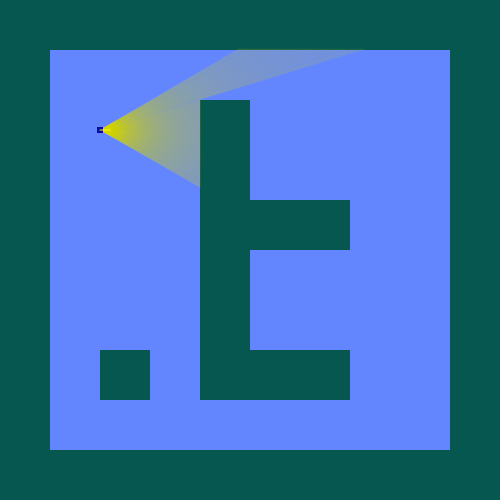
Frame 1 (no input)
Frame 60 (no input): identical to frame 1, image omitted
Frame 120 (the mouse pressed at the canvas centre since frame 60): identical to frame 1, image omitted

The p5.js sketch that drew this single still picture (run headless with seeded random() and noise() and a simulated clock; from frame 60 on, the mouse is pressed at the canvas centre):

// p5.js sketch
// ── sketch.js
var ctx;
var canvas;
var FPS = 50;
var FOV = 60;

var tileH = 500;
var distanceToProyectionPlane;

var scene;
var player;

//Matriz Nivel 1

var nivel_1 = [
  [1, 1, 1, 1, 1, 1, 1, 1, 1, 1],
  [1, 0, 0, 0, 0, 0, 0, 0, 0, 1],
  [1, 0, 0, 0, 1, 0, 0, 0, 0, 1],
  [1, 0, 0, 0, 1, 0, 0, 0, 0, 1],
  [1, 0, 0, 0, 1, 1, 1, 0, 0, 1],
  [1, 0, 0, 0, 1, 0, 0, 0, 0, 1],
  [1, 0, 0, 0, 1, 0, 0, 0, 0, 1],
  [1, 0, 1, 0, 1, 1, 1, 0, 0, 1],
  [1, 0, 0, 0, 0, 0, 0, 0, 0, 1],
  [1, 1, 1, 1, 1, 1, 1, 1, 1, 1],
]

function setup() {
  createCanvas(500, 500);
  canvas = createGraphics(width, height);
  frameRate(FPS);
  distanceToProyectionPlane = (canvas.width / 2) / tan(FOV / 2);

  scene = new Level(canvas, nivel_1)
  player = new Player(canvas, scene, 100, 130, FOV);
}

function draw() {
  canvas.background(255);
  // canvas.clear()
  scene.draw()
  player.draw()
  image(canvas, 0, 0);
}

function keyReleased() {
  if (key == 'w' || key == 's') {
    player.movingReleased()
  }
  if (key == 'a' || key == 'd') {
    player.spinReleased()
  }
}

function normalizeAngle(angle) {
  angle = angle % (2 * PI);

  if (angle < 0) {
    angle = angle + (2 * PI);
  }

  return angle
}

function distanceBetweenPoints(x1, y1, x2, y2) {
  return sqrt((x2 - x1) * (x2 - x1) + (y2 - y1) * (y2 - y1))
}

function degreesToRad(angle) {
  angle = angle * (PI / 180)
  return angle
}

// ================================== Level ==================================

var wallColor = '#065750';
var floorColor = '#6386FF';


class Level {
  constructor(canvas, arr) {
    this.canvas = canvas;
    this.arr = arr

    // dimensiones matriz del nivel
    this.width = this.arr[0].length;
    this.height = this.arr.length;


    // dimensiones de cada tile

    this.widthT = parseInt(this.canvas.height / this.width);
    this.heightT = parseInt(this.canvas.height / this.height);
  }


  draw() {
    let color;

    for (let y = 0; y < this.height; y++) {
      for (let x = 0; x < this.height; x++) {
        if (this.arr[y][x] == 1) {
          color = wallColor;
        } else
          color = floorColor;

        this.canvas.noStroke();
        this.canvas.fill(color);
        this.canvas.rect(x * this.widthT, y * this.heightT, this.widthT, this.heightT);
        // image(this.canvas, 0, 0);
      }
    }


  }

  colission(x, y) {
    let touch = false
    if (this.arr[y][x] != 0) {
      touch = true
    }
    return touch;
  }
}


// ================================== Player ==================================

const playerColor = '#0b0ba3';

class Player {
  constructor(canvas, scene, x, y, FOV) {
    this.canvas = canvas;
    this.scene = scene;
    this.x = x;
    this.y = y;

    this.moving = 0; // 0 = parado, 1 = adelante, -1 = atras
    this.rotation = 0; // 0 = sin giro, -1 == izquierda, 1 = derecha

    this.angleRotation = 0;

    this.velocity = 3; // pixels
    this.velocityRot = 3 * (PI / 180); // degrees

    this.numRays = this.canvas.width;
    this.rays = [];

    this.FOV = FOV;

    let halfFOV = this.FOV / 2;

    let incAngle = degreesToRad(this.FOV / this.numRays)
    let initialAngle = degreesToRad(this.angleRotation - halfFOV);

    let angleRay = initialAngle;

    for (let i = 0; i < this.numRays; i++) {
      this.rays[i] = new Ray(this.canvas, this.scene, this.x, this.y, this.angleRotation, angleRay, i);
      angleRay += incAngle
    }
    // this.ray = new Ray(this.canvas, this.scene, this.x, this.y, this.angleRotation, 0);
  }

  draw() {
    this.update()

    for (let i = 0; i < this.numRays; i++) {
      this.rays[i].draw();
      // this.rays[i].renderWall()
    }

    this.canvas.push()
    this.canvas.fill(playerColor);
    this.canvas.rectMode(CENTER);
    this.canvas.rect(this.x, this.y, 6, 6);
    this.canvas.pop();

    let frontLineX = this.x + cos(this.angleRotation) * 10;
    let frontLineY = this.y + sin(this.angleRotation) * 10;

    // direction vector
    this.canvas.push()
    this.canvas.stroke('#FF0')
    this.canvas.line(this.x, this.y, frontLineX, frontLineY);
    this.canvas.pop();

    // image(this.canvas, 0, 0);
  }

  update() {

    if (keyIsDown(87)) {
      this.up();
    }
    if (keyIsDown(65)) {
      this.left();
    }
    if (keyIsDown(83)) {
      this.down()
    }
    if (keyIsDown(68)) {
      this.right()
    }

    //Moving
    let newX = this.x + (this.moving * (cos(this.angleRotation) * this.velocity));

    let newY = this.y + (this.moving * (sin(this.angleRotation) * this.velocity));


    if (!this.colission(newX, newY)) {
      this.x = newX;
      this.y = newY;
    }


    //Spin
    this.angleRotation += this.rotation * this.velocityRot;
    this.angleRotation = normalizeAngle(this.angleRotation)

    // Update ray angle

    for (let i = 0; i < this.numRays; i++) {
      this.rays[i].x = this.x;
      this.rays[i].y = this.y;
      this.rays[i].setAngle(this.angleRotation);
    }
    // this.ray.setAngle(this.angleRotation);
    // this.ray.x = this.x;
    // this.ray.y = this.y;
    // this.ray.draw()

  }

  colission(x, y) {
    let touch = false;

    //get player tile
    let tileX = parseInt(x / this.scene.widthT);
    let tileY = parseInt(y / this.scene.heightT);

    if (this.scene.colission(tileX, tileY)) {
      touch = true
    }

    return touch;
  }




  up() {
    this.moving = 1;
  }

  down() {
    this.moving = -1;
  }

  left() {
    this.rotation = -1;
  }

  right() {
    this.rotation = 1;
  }

  movingReleased() {
    this.moving = 0;
  }

  spinReleased() {
    this.rotation = 0;
  }
}

// ================================== Ray ==================================

class Ray {
  constructor(canvas, scene, x, y, playerAngle, angleInc, column) {
    this.canvas = canvas;
    this.scene = scene;
    this.x = x;
    this.y = y;
    this.angleInc = angleInc;
    this.playerAngle = playerAngle;
    this.angle = this.playerAngle + this.angleInc;
    this.column = column;
    this.distance = 0;

    this.wallHitX = 0;
    this.wallHitY = 0;

    this.wallHitXHorizontal = 0;
    this.wallHitYHorizontal = 0;

    this.wallHitXVertical = 0;
    this.wallHitYVertical = 0;
  }

  draw() {
    this.cast()

    // draw line

    let destX = this.wallHitX;
    let destY = this.wallHitY;


    // console.log(destX, destY)
    this.canvas.push()
    this.canvas.stroke(216, 219, 9, 20)
    this.canvas.line(this.x, this.y, destX, destY);
    this.canvas.pop()
  }

  renderWall() {
    this.cast()

    let virtualTileH = (tileH / this.distance) * distanceToProyectionPlane;

    // Get coordinates
    let y0 = parseInt(this.canvas.height / 2) - parseInt(virtualTileH / 2);
    let y1 = y0 + virtualTileH;
    let x = this.column;

    // console.log(x, y0, y1)
    // draw line
    this.canvas.push()
    this.canvas.stroke('#666666');
    this.canvas.line(x, y0, x, y1)
    this.canvas.pop()
  }

  setAngle(angle) {
    this.playerAngle = angle;
    this.angle = normalizeAngle(angle + this.angleInc)
  }

  cast() {
    this.xIntercept = 0;
    this.yIntercept = 0;

    this.xStep = 0;
    this.yStep = 0;

    // Get ray direction vector
    this.down = false;
    this.left = false;

    if (this.angle < PI) {
      this.down = true
    }

    if (this.angle > PI / 2 && this.angle < 3 * PI / 2) {
      this.left = true;
    }

    //------------------------ Horizontal --------------------------
    let horizontalTouch = false

    // first intersection

    // Search first intersection
    this.yIntercept = floor(this.y / this.scene.heightT) * this.scene.heightT;

    if (this.down) {
      this.yIntercept += this.scene.heightT;
    }


    let adyacent = (this.yIntercept - this.y) / tan(this.angle)
    this.xIntercept = this.x + adyacent;

    // distance of steps

    this.yStep = this.scene.widthT

    if (!this.down) {
      this.yStep = -this.yStep;
    }

    this.xStep = this.scene.widthT / tan(this.angle)

    // invert x if going wrong
    if ((this.left && this.xStep > 0) || (!this.left && this.xStep < 0)) {
      this.xStep = -this.xStep;
    }

    let nextXHorizontal = this.xIntercept;
    let nextYHorizontal = this.yIntercept;

    // Verify if looking top, the tile is correct
    if (!this.down) {
      nextYHorizontal--;
    }


    // loop
    while (!horizontalTouch) {
      let tileX = parseInt(nextXHorizontal / this.scene.widthT);
      let tileY = parseInt(nextYHorizontal / this.scene.widthT);

      if (this.scene.colission(tileX, tileY)) {
        horizontalTouch = true;
        this.wallHitXHorizontal = nextXHorizontal;
        this.wallHitYHorizontal = nextYHorizontal;
      } else {
        nextXHorizontal += this.xStep;
        nextYHorizontal += this.yStep;
      }
    }

    //------------------------ Vertical --------------------------
    let verticalTouch = false

    // first intersection

    // Search first intersection
    this.xIntercept = floor(this.x / this.scene.widthT) * this.scene.widthT;

    if (!this.left) {
      this.xIntercept += this.scene.widthT;
    }


    let opposite = (this.xIntercept - this.x) * tan(this.angle)
    this.yIntercept = this.y + opposite;

    // distance of steps

    this.xStep = this.scene.widthT

    // invert if left
    if (this.left) {
      this.xStep = -this.xStep
    }

    this.yStep = this.scene.widthT * tan(this.angle)

    // invert y if going wrong
    if ((!this.down && this.yStep > 0) || (this.down && this.yStep < 0)) {
      this.yStep = -this.yStep;
    }

    let nextXVertical = this.xIntercept;
    let nextYVertical = this.yIntercept;

    if (this.left) {
      nextXVertical--;
    }


    // loop
    while (!verticalTouch && (nextXVertical >= 0 && nextYVertical >= 0) && (nextXVertical < this.canvas.width && nextYVertical < this.canvas.height)) {
      let tileX = parseInt(nextXVertical / this.scene.widthT);
      let tileY = parseInt(nextYVertical / this.scene.widthT);

      if (this.scene.colission(tileX, tileY)) {
        verticalTouch = true;
        this.wallHitXVertical = nextXVertical;
        this.wallHitYVertical = nextYVertical;
      } else {
        nextXVertical += this.xStep;
        nextYVertical += this.yStep;
      }
    }


    let horizontalDistance = 9999;
    let verticalDistance = 9999;

    if (horizontalTouch) {
      horizontalDistance = distanceBetweenPoints(this.x, this.y, this.wallHitXHorizontal, this.wallHitYHorizontal);
    }

    if (verticalTouch) {
      verticalDistance = distanceBetweenPoints(this.x, this.y, this.wallHitXVertical, this.wallHitYVertical);
    }

    if (horizontalDistance < verticalDistance) {
      this.wallHitX = this.wallHitXHorizontal;
      this.wallHitY = this.wallHitYHorizontal;
      this.distance = horizontalDistance;
    } else {
      this.wallHitX = this.wallHitXVertical;
      this.wallHitY = this.wallHitYVertical;
      this.distance = verticalDistance;
    }

    this.distance = this.distance * cos(this.angle - this.playerAngle);
  }
}
